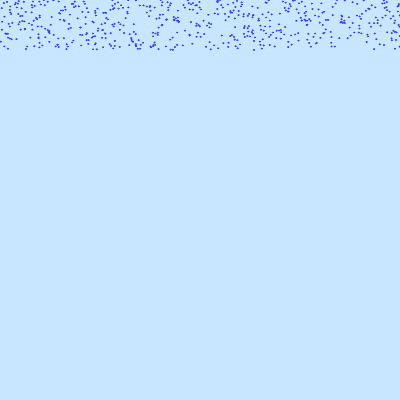
Frame 1 (no input)
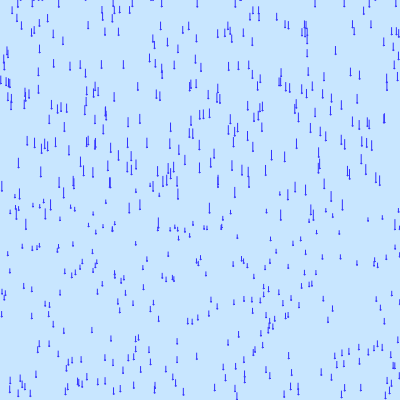
Frame 60 (no input)
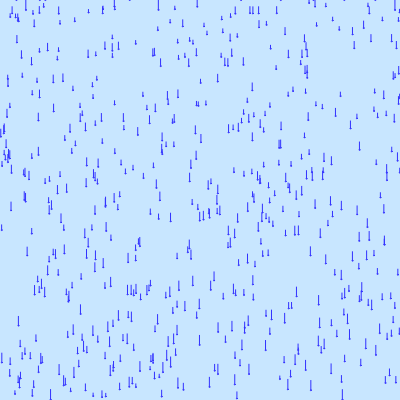
Frame 120 (the mouse pressed at the canvas centre since frame 60)

The p5.js sketch that drew these frames (run headless with seeded random() and noise() and a simulated clock; from frame 60 on, the mouse is pressed at the canvas centre):

// p5.js sketch
// ── sketch.js
function Rain(){
  this.x = random(0,height)
  this.y = random(0,50)
  this.speed = random(3,10)
  c = color(50,50,255)

  this.update = function(){
    this.py = this.y
    this.y = this.y + this.speed
    if(this.y>height){
      this.y = 0
      this.py = 0
    }
  }

  this.display = function(){
    stroke(c)
    line(this.x, this.py, this.x, this.y)
    circle(this.x,this.y, 1);
  }
}

let rains = []

function setup() {
  createCanvas(400, 400);
  for(var i=0;i<555;i++){
    rains.push(new Rain())
  }
}

function draw() {
  background(color(200,230,255));
  for(var i=0;i<555;i++){
    rains[i].display()
    rains[i].update()
  }
}
